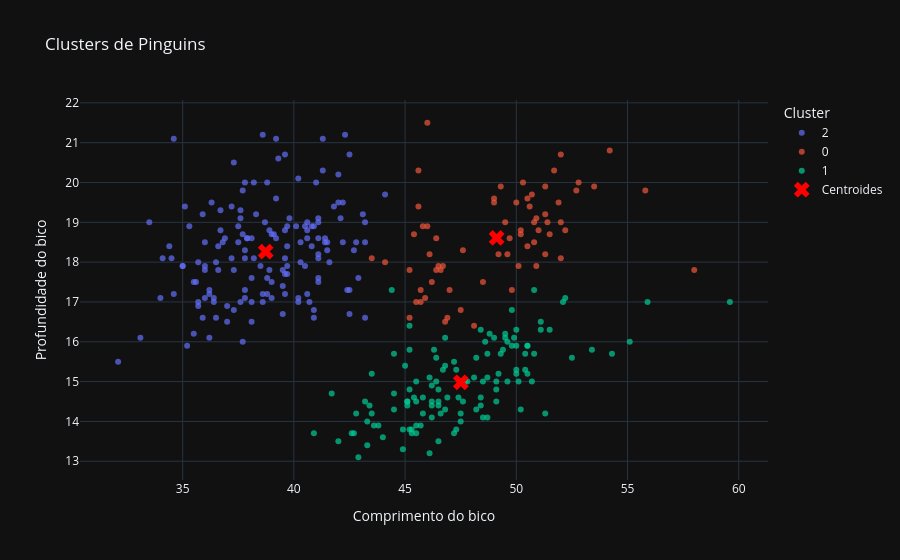

The cell this chart's notebook holds for it:
### Markdown cell above
**Gráfico de dispersão com as variaveis bill_length_mm e bill_depth_mm:**

### Code cell
# Criando um df com os dados originais e rótulos de cluster
df_clusters = pd.DataFrame({
    'bill_length_mm': pinguins['bill_length_mm'],
    'bill_depth_mm': pinguins['bill_depth_mm'],
    'cluster': labels.astype(str)
})

# Plotar os pontos de dados coloridos
fig = px.scatter(df_clusters, x='bill_length_mm', y='bill_depth_mm', color='cluster',
                 color_continuous_scale='viridis', opacity=0.7,
                 title='Clusters de Pinguins')

# Adicionar os centroides ao gráfico
fig.add_scatter(x=centroides_originais[:, 1], y=centroides_originais[:, 2],
                mode='markers', marker=dict(color='red', symbol='x', size=14),
                name='Centroides')


fig.update_layout(xaxis_title='Comprimento do bico', yaxis_title='Profundidade do bico',
                  legend_title='Cluster')
fig.show()

### Figure 1 — Plotly figure (JSON) as saved in the notebook; plotly's stock layout.template omitted (floating-point values rounded to 4 significant figures; data arrays with more than 128 entries replaced by an {"elided": "..."} marker saying what was removed)
{"data": [{"hovertemplate": "cluster=2<br>bill_length_mm=%{x}<br>bill_depth_mm=%{y}<extra></extra>", "legendgroup": "2", "marker": {"color": "#636efa", "opacity": 0.7, "symbol": "circle"}, "mode": "markers", "name": "2", "orientation": "v", "showlegend": true, "x": {"elided": "152 float values"}, "xaxis": "x", "y": {"elided": "152 float values"}, "yaxis": "y", "type": "scatter"}, {"hovertemplate": "cluster=0<br>bill_length_mm=%{x}<br>bill_depth_mm=%{y}<extra></extra>", "legendgroup": "0", "marker": {"color": "#EF553B", "opacity": 0.7, "symbol": "circle"}, "mode": "markers", "name": "0", "orientation": "v", "showlegend": true, "x": [46.0, 45.8, 45.6, 44.1, 46.5, 50.0, 51.3, 45.4, 52.7, 45.2, 46.1, 51.3, 46.0, 51.3, 46.6, 51.7, 47.0, 52.0, 45.9, 50.5, 50.3, 58.0, 46.4, 49.2, 48.5, 50.6, 46.7, 52.0, 50.5, 49.5, 46.4, 52.8, 54.2, 51.0, 49.7, 47.5, 47.6, 52.0, 46.9, 53.5, 49.0, 46.2, 50.9, 45.5, 50.9, 50.8, 50.1, 49.0, 51.5, 49.8, 48.1, 51.4, 45.7, 50.7, 52.2, 45.2, 49.3, 50.2, 45.6, 51.9, 46.8, 45.7, 55.8, 43.5, 49.6, 50.8, 50.2], "xaxis": "x", "y": [21.5, 18.9, 20.3, 18.0, 17.9, 19.5, 19.2, 18.7, 19.8, 17.8, 18.2, 18.2, 18.9, 19.9, 17.8, 20.3, 17.3, 18.1, 17.1, 19.6, 20.0, 17.8, 18.6, 18.2, 17.5, 19.4, 17.9, 19.0, 18.4, 19.0, 17.8, 20.0, 20.8, 18.8, 18.6, 16.8, 18.3, 20.7, 16.6, 19.9, 19.5, 17.5, 19.1, 17.0, 17.9, 18.5, 17.9, 19.6, 18.7, 17.3, 16.4, 19.0, 17.3, 19.7, 18.8, 16.6, 19.9, 18.8, 19.4, 19.5, 16.5, 17.0, 19.8, 18.1, 18.2, 19.0, 18.7], "yaxis": "y", "type": "scatter"}, {"hovertemplate": "cluster=1<br>bill_length_mm=%{x}<br>bill_depth_mm=%{y}<extra></extra>", "legendgroup": "1", "marker": {"color": "#00cc96", "opacity": 0.7, "symbol": "circle"}, "mode": "markers", "name": "1", "orientation": "v", "showlegend": true, "x": [46.1, 50.0, 48.7, 50.0, 47.6, 46.5, 45.4, 46.7, 43.3, 46.8, 40.9, 49.0, 45.5, 48.4, 45.8, 49.3, 42.0, 49.2, 46.2, 48.7, 50.2, 45.1, 46.5, 46.3, 42.9, 46.1, 44.5, 47.8, 48.2, 50.0, 47.3, 42.8, 45.1, 59.6, 49.1, 48.4, 42.6, 44.4, 44.0, 48.7, 42.7, 49.6, 45.3, 49.6, 50.5, 43.6, 45.5, 50.5, 44.9, 45.2, 46.6, 48.5, 45.1, 50.1, 46.5, 45.0, 43.8, 45.5, 43.2, 50.4, 45.3, 46.2, 45.7, 54.3, 45.8, 49.8, 46.2, 49.5, 43.5, 50.7, 47.7, 46.4, 48.2, 46.5, 46.4, 48.6, 47.5, 51.1, 45.2, 45.2, 49.1, 52.5, 47.4, 50.0, 44.9, 50.8, 43.4, 51.3, 47.5, 52.1, 47.5, 52.2, 45.5, 49.5, 44.5, 50.8, 49.4, 46.9, 48.4, 51.1, 48.5, 55.9, 47.2, 49.1, 47.3, 46.8, 41.7, 53.4, 43.3, 48.1, 50.5, 49.8, 43.5, 51.5, 46.2, 55.1, 44.5, 48.8, 47.2, 46.8, 50.4, 45.2, 49.9], "xaxis": "x", "y": [13.2, 16.3, 14.1, 15.2, 14.5, 13.5, 14.6, 15.3, 13.4, 15.4, 13.7, 16.1, 13.7, 14.6, 14.6, 15.7, 13.5, 15.2, 14.5, 15.1, 14.3, 14.5, 14.5, 15.8, 13.1, 15.1, 14.3, 15.0, 14.3, 15.3, 15.3, 14.2, 14.5, 17.0, 14.8, 16.3, 13.7, 17.3, 13.6, 15.7, 13.7, 16.0, 13.7, 15.0, 15.9, 13.9, 13.9, 15.9, 13.3, 15.8, 14.2, 14.1, 14.4, 15.0, 14.4, 15.4, 13.9, 15.0, 14.5, 15.3, 13.8, 14.9, 13.9, 15.7, 14.2, 16.8, 14.4, 16.2, 14.2, 15.0, 15.0, 15.6, 15.6, 14.8, 15.0, 16.0, 14.2, 16.3, 13.8, 16.4, 14.5, 15.6, 14.6, 15.9, 13.8, 17.3, 14.4, 14.2, 14.0, 17.0, 15.0, 17.1, 14.5, 16.1, 14.7, 15.7, 15.8, 14.6, 14.4, 16.5, 15.0, 17.0, 15.5, 15.0, 13.8, 16.1, 14.7, 15.8, 14.0, 15.1, 15.2, 15.9, 15.2, 16.3, 14.1, 16.0, 15.7, 16.2, 13.7, 14.3, 15.7, 14.8, 16.1], "yaxis": "y", "type": "scatter"}, {"marker": {"color": "red", "size": 14, "symbol": "x"}, "mode": "markers", "name": "Centroides", "x": [49.11, 47.5, 38.73], "y": [18.61, 14.98, 18.26], "type": "scatter"}], "layout": {"xaxis": {"anchor": "y", "domain": [0.0, 1.0], "title": {"text": "Comprimento do bico"}}, "yaxis": {"anchor": "x", "domain": [0.0, 1.0], "title": {"text": "Profundidade do bico"}}, "legend": {"title": {"text": "Cluster"}, "tracegroupgap": 0}, "title": {"text": "Clusters de Pinguins"}}}
